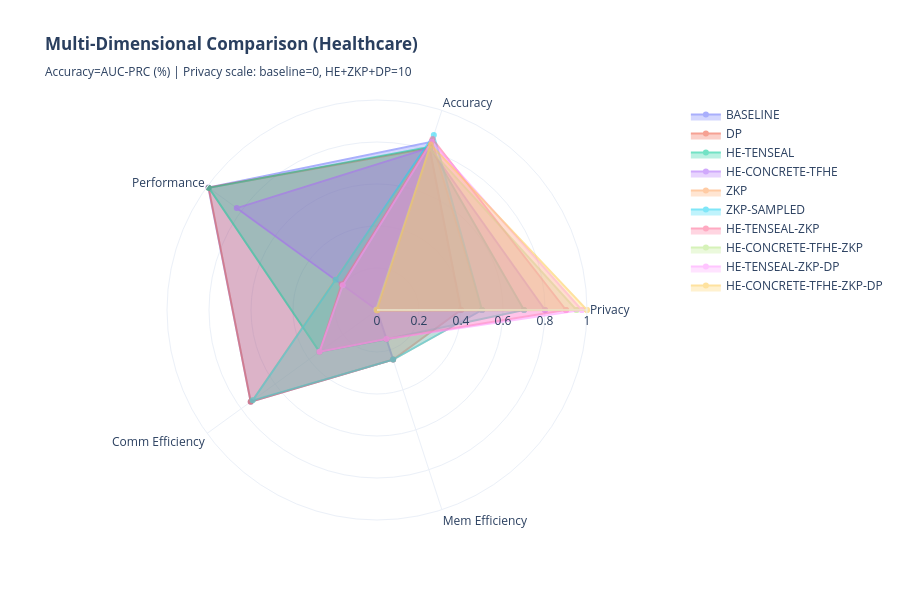

Notebook code for this chart:
### Markdown cell above
### 6.2 Pareto Frontier Analysis

### Code cell
def calculate_pareto_scores(df):
    """
    Calculate normalized privacy, accuracy, and performance scores.

    Privacy ordering (weakest -> strongest):
      baseline(0) < dp(4) < zkp/zkp_sampled(5) < he_tenseal(7) < he_concrete_tfhe(8)
      < he_tenseal_zkp(9) < he_concrete_tfhe_zkp(9.5) < he_tenseal_zkp_dp(9.75)
      < he_concrete_tfhe_zkp_dp(10)

    Rationale:
    - DP: formal epsilon-delta guarantee, but aggregator still sees noisy gradients
    - ZKP: integrity verification (no byzantine attacks), server still sees gradients
    - HE-TenSEAL: encrypted aggregation (confidentiality)
    - HE-Concrete-TFHE: exact FHE confidentiality with higher cost
    - Hybrids: HE confidentiality + ZKP integrity + optional DP guarantee
    """
    df = df.copy()

    PRIVACY_SCORES = {
        'BASELINE':                    0.0,
        'DP':                          4.0,
        'ZKP':                         5.0,
        'ZKP-SAMPLED':                 5.0,
        'HE-TENSEAL':                  7.0,
        'HE-CONCRETE-TFHE':            8.0,
        'HE-TENSEAL-ZKP':              9.0,
        'HE-CONCRETE-TFHE-ZKP':        9.5,
        'HE-TENSEAL-ZKP-DP':           9.75,
        'HE-CONCRETE-TFHE-ZKP-DP':     10.0,
    }
    df['Privacy Score'] = df['Mode'].map(PRIVACY_SCORES).fillna(0)

    # Primary accuracy metric: AUC-PRC if available and non-zero, else Val Acc
    use_auprc = 'AUC-PRC (%)' in df.columns and df['AUC-PRC (%)'].sum() > 0
    acc_col = 'AUC-PRC (%)' if use_auprc else 'Val Acc (%)'
    df['Accuracy Score'] = df[acc_col] / 100

    # Performance score (inverse of time overhead vs baseline)
    max_time = df['Total Time (s)'].max()
    df['Performance Score'] = 1 - (df['Total Time (s)'] / max_time)

    # Communication efficiency (inverse log scale -- HE upload is much larger)
    upload = df['Upload Mean (KB)'].replace(0, 0.001)
    df['Comm Score'] = 1 - (upload.apply(lambda x: np.log1p(x)) / np.log1p(upload.max() + 1))

    # Memory efficiency
    max_mem = df['Client Mem Mean (MB)'].max()
    df['Mem Score'] = 1 - (df['Client Mem Mean (MB)'] / max_mem) if max_mem > 0 else 1.0

    # Combined score (weighted)
    df['Combined Score'] = (
        0.35 * df['Accuracy Score'] +
        0.25 * df['Performance Score'] +
        0.25 * (df['Privacy Score'] / 10) +
        0.08 * df['Comm Score'] +
        0.07 * df['Mem Score']
    )
    return df, acc_col

# -- Pareto scores for all datasets -------------------------------------------
pareto_dfs = []
for label, df in ALL_DATASETS:
    scored, acc_col = calculate_pareto_scores(df)
    scored['_dataset'] = label
    pareto_dfs.append((label, scored, acc_col))

# -- Radar chart for the primary dataset (use first available) ----------------
if pareto_dfs:
    label0, df0, acc_col0 = pareto_dfs[0]
    fig = go.Figure()
    categories = ['Privacy', 'Accuracy', 'Performance', 'Comm Efficiency', 'Mem Efficiency']

    for _, row in df0.iterrows():
        values = [
            row['Privacy Score'] / 10,
            row['Accuracy Score'],
            row['Performance Score'],
            row['Comm Score'],
            row['Mem Score'],
        ]
        fig.add_trace(go.Scatterpolar(
            r=values + [values[0]],
            theta=categories + [categories[0]],
            name=row['Mode'],
            fill='toself',
            opacity=0.55
        ))

    fig.update_layout(
        polar=dict(radialaxis=dict(visible=True, range=[0, 1])),
        showlegend=True,
        title=f'<b>Multi-Dimensional Comparison ({label0})</b><br>'
              f'<sub>Accuracy={acc_col0} | Privacy scale: baseline=0, HE+ZKP+DP=10</sub>',
        height=600,
        template='plotly_white'
    )
    fig.show()

# -- Combined score table for all datasets ------------------------------------
for label, df, acc_col in pareto_dfs:
    top = df.nlargest(3, 'Combined Score')[
        ['Mode', 'Combined Score', 'Privacy Score', 'Accuracy Score', 'Performance Score', 'Comm Score']
    ]
    print(f"\nTop 3 Modes -- {label} (primary metric: {acc_col}):")
    display(top.round(3))

### Figure 1 — Plotly figure (JSON) as saved in the notebook; plotly's stock layout.template omitted (floating-point values rounded to 4 significant figures)
{"data": [{"fill": "toself", "name": "BASELINE", "opacity": 0.55, "r": [0, 0.8422, 0.9927, 0.7435, 0.2483, 0], "theta": ["Privacy", "Accuracy", "Performance", "Comm Efficiency", "Mem Efficiency", "Privacy"], "type": "scatterpolar"}, {"fill": "toself", "name": "DP", "opacity": 0.55, "r": [0.4, 0.8108, 0.9911, 0.7435, 0.2482, 0.4], "theta": ["Privacy", "Accuracy", "Performance", "Comm Efficiency", "Mem Efficiency", "Privacy"], "type": "scatterpolar"}, {"fill": "toself", "name": "HE-TENSEAL", "opacity": 0.55, "r": [0.7, 0.8169, 0.9892, 0.3385, 0.1468, 0.7], "theta": ["Privacy", "Accuracy", "Performance", "Comm Efficiency", "Mem Efficiency", "Privacy"], "type": "scatterpolar"}, {"fill": "toself", "name": "HE-CONCRETE-TFHE", "opacity": 0.55, "r": [0.8, 0.8118, 0.8254, 1.4e-05, 0.002496, 0.8], "theta": ["Privacy", "Accuracy", "Performance", "Comm Efficiency", "Mem Efficiency", "Privacy"], "type": "scatterpolar"}, {"fill": "toself", "name": "ZKP", "opacity": 0.55, "r": [0.5, 0.8459, 0.2457, 0.7319, 0.2484, 0.5], "theta": ["Privacy", "Accuracy", "Performance", "Comm Efficiency", "Mem Efficiency", "Privacy"], "type": "scatterpolar"}, {"fill": "toself", "name": "ZKP-SAMPLED", "opacity": 0.55, "r": [0.5, 0.8758, 0.2443, 0.7319, 0.2483, 0.5], "theta": ["Privacy", "Accuracy", "Performance", "Comm Efficiency", "Mem Efficiency", "Privacy"], "type": "scatterpolar"}, {"fill": "toself", "name": "HE-TENSEAL-ZKP", "opacity": 0.55, "r": [0.9, 0.8565, 0.2083, 0.3383, 0.1456, 0.9], "theta": ["Privacy", "Accuracy", "Performance", "Comm Efficiency", "Mem Efficiency", "Privacy"], "type": "scatterpolar"}, {"fill": "toself", "name": "HE-CONCRETE-TFHE-ZKP", "opacity": 0.55, "r": [0.95, 0.809, 0.005057, 5.59e-06, 0, 0.95], "theta": ["Privacy", "Accuracy", "Performance", "Comm Efficiency", "Mem Efficiency", "Privacy"], "type": "scatterpolar"}, {"fill": "toself", "name": "HE-TENSEAL-ZKP-DP", "opacity": 0.55, "r": [0.975, 0.8433, 0.2014, 0.3383, 0.1454, 0.975], "theta": ["Privacy", "Accuracy", "Performance", "Comm Efficiency", "Mem Efficiency", "Privacy"], "type": "scatterpolar"}, {"fill": "toself", "name": "HE-CONCRETE-TFHE-ZKP-DP", "opacity": 0.55, "r": [1, 0.8283, 0, 5.586e-06, 0.002008, 1], "theta": ["Privacy", "Accuracy", "Performance", "Comm Efficiency", "Mem Efficiency", "Privacy"], "type": "scatterpolar"}], "layout": {"height": 600, "polar": {"radialaxis": {"range": [0, 1], "visible": true}}, "showlegend": true, "title": {"text": "<b>Multi-Dimensional Comparison (Healthcare)</b><br><sub>Accuracy=AUC-PRC (%) | Privacy scale: baseline=0, HE+ZKP+DP=10</sub>"}}}
